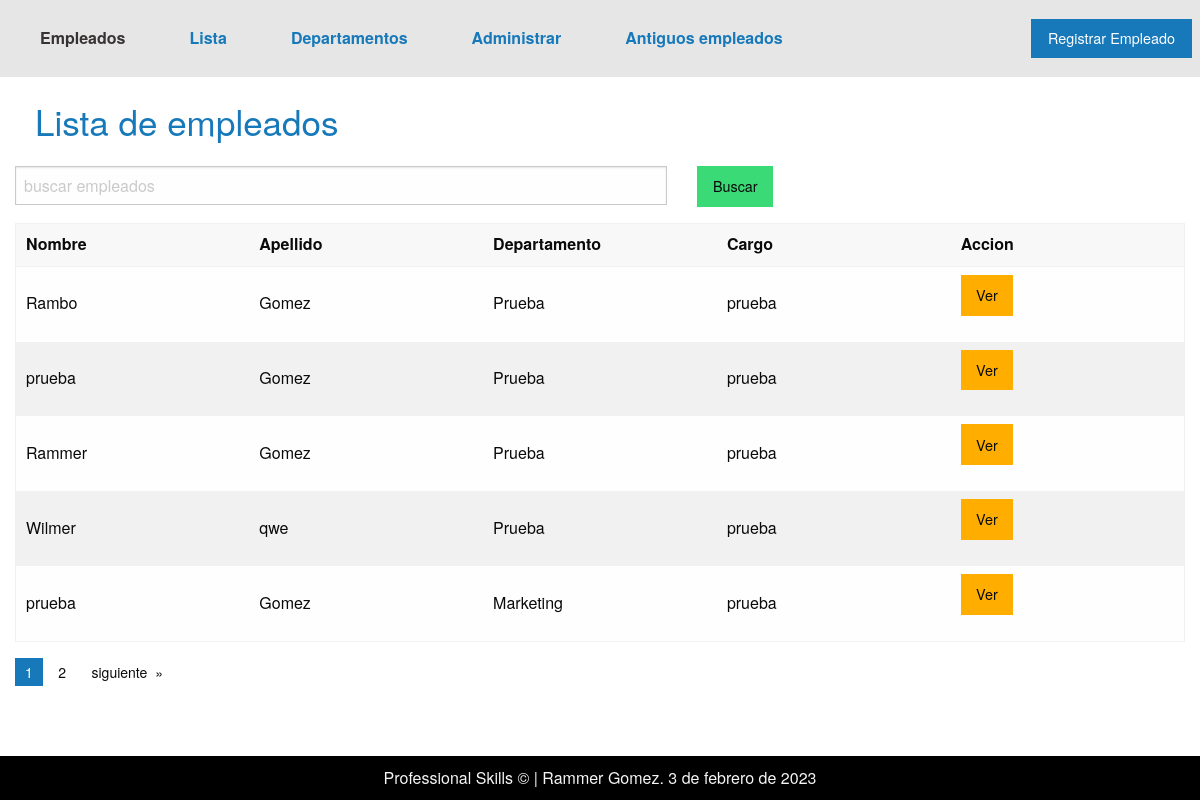
The app's page /list_employed/, older data.
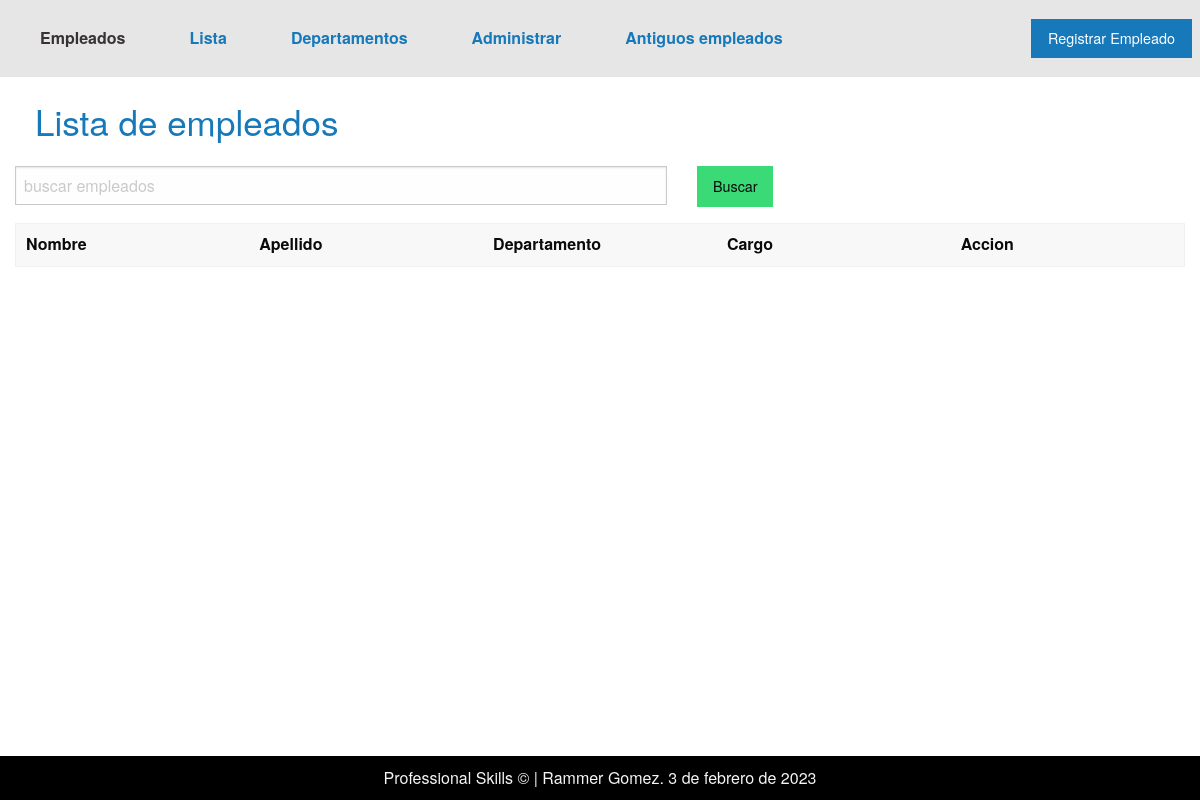
The same page, newer data.
### applications/personal/models.py (models this page shows, shortened)
class Personal(models.Model):
    DOCUMENT_CHOISES = [
        ('DNI', 'DNI',),
        ('CI', 'CI',),
        ('PASAPORTE', 'PASAPORTE',),
        ('CARNET DE EXTRANGERIA', 'CARNET DE EXTRANJERIA',),
    ]
    first_name = models.CharField('Nombre', max_length=60)
    last_name = models.CharField('Apellido', max_length=50)
    fecha_nacimiento = models.DateField("Fecha de nacimiento")
    t_documento = models.CharField('Tipo de Documento',max_length=30, choices=DOCUMENT_CHOISES, default='DNI')
    n_documento = models.IntegerField('Numero de documento')
    foto = models.ImageField('Foto', upload_to='foto/')
    n_telefonico = models.IntegerField('Numero de telefono')
    cargo = models.ForeignKey(Cargo, on_delete=models.CASCADE)
    departamento = models.ForeignKey(Departamento, on_delete=models.CASCADE)
    fecha_ingreso = models.DateField('Fecha de ingreso')
    habilidades = models.ManyToManyField(Habilidades)
    aportes =  RichTextField('Aportes', blank=True)
    deficiencias = RichTextField('Deficiencias',blank=True)
    recomendaciones = RichTextField('Recomendaciones', blank=True)
    n_faltas = models.IntegerField('Numero de Faltas',blank=True, default=0)
    falta_des = RichTextField('Descripcion de faltas', blank=True)
    activo = models.BooleanField("Activo", default=True)
    curriculum = models.FileField('Curriculum', upload_to='curriculums/')
    class Meta:
        verbose_name = 'Empleado'
        verbose_name_plural = 'Empleados'

class Cargo(models.Model):
    cargo = models.CharField('Cargo', max_length=50)
    descripcion = RichTextField('Descripcion del Cargo')
    class Meta:
        verbose_name = 'Cargo'
        verbose_name_plural = 'Cargos'
    def __str__(self):
        return self.cargo

### applications/departamento/models.py (models this page shows)
class Departamento(models.Model):
    name = models.CharField('Departamento', max_length=50)
    short_name = models.CharField('Nombre corto', max_length=20, unique=True)
    class Meta:
        verbose_name = 'Departamento'
        verbose_name_plural = 'Departamentos'
    def __str__(self):
        return self.short_name

### applications/personal/views.py (the view)
# urls.py: path('list_employed/', views.List_employed.as_view(), name='lista_empleados'),
class List_employed(ListView):
    template_name = 'personal/list_employed.html'
    context_object_name ='personal'
    paginate_by = 5
    def get_queryset(self):
        trabajo = self.request.GET.get('trabajador',"")
        lista = Personal.objects.filter(
        first_name__contains = trabajo,
        activo = True
        )
        return lista

### applications/departamento/processors.py (called while the page is built)
def get_departamento(request):
    departamentos = Departamento.objects.all()
    return {
        'get_departamento': departamentos
    }

### templates/personal/list_employed.html (shortened to what this page needs)
{%extends 'layout.html'%}
{% load static %}
{% block content %}
    {% include 'includes/lista_empleados.html' %}
    {% include 'includes/footer.html' %}
{% endblock content %}

### templates/includes/lista_empleados.html (shortened to what this page needs)
<div class="grid-container">
    <div class="grid-x">
        <h1 class="h1-cabecera2 cell"> Lista de empleados</h1>
        <form class="cell grid-x grid-margin-x" method="GET">{% csrf_token %}
            <div class="cell large-7">
                <input type="text" id='trabajador' name="trabajador" placeholder="buscar empleados">
            </div>
            <div class="cell large-2">
                <button class="submit success button" type='submit'>Buscar</button>
            </div>
        </form>
        <div class="cell">
            <table  class="hover">
                <thead>
                  <tr>
                    <th width="150">Nombre</th>
                    <th width="150">Apellido</th>
                    <th width="150">Departamento</th>
                    <th width="150">Cargo</th>
                    <th width="150">Accion</th>
                  </tr>
                </thead>
                <tbody>
                    {% for lista in personal %}
                        <tr>
                            <td>{{lista.first_name}}</td>
                            <td>{{lista.last_name}}</td>
                            <td>{{lista.departamento}}</td>
                            <td>{{lista.cargo}}</td>
                            <td><a class="button warning"  href="{% url 'app_personal:detalle_personal' lista.id %}">Ver</a></td>
                        </tr>
                    {%endfor%}
                </tbody>
              </table>
        </div>
        {% if is_paginated %}
            <div class="cell">
                <nav aria-label="Pagination">
                    <ul class="pagination">
                        {% for pagina in paginator.page_range %}
                            {%if pagina == page_obj.number%}
                                <li class="current"><span class="show-for-sr">You're on page</span>{{pagina}}</li>
                            {% else %}
                                <li><a href="?page={{pagina}}" aria-label="Pagina {{pagina}}">{{pagina}}</a></li>
                            {%endif%}
                        {% endfor %}
                        {% if page_obj.has_next  %}
                            <li class="pagination-next"><a href="?page={{page_obj.next_page_number}}" aria-label="Next page">siguiente</a></li>
                        {% endif %}
                    </ul>
                </nav>
            </div>
        {% endif %}
    </div>
</div>

Row changes from the older to the newer data that the page shows:
removed Personal: first_name "Rambo", last_name "Gomez", departamento "Prueba", cargo "prueba"
removed Personal: first_name "prueba", last_name "Gomez", departamento "Prueba", cargo "prueba"
removed Personal: first_name "Rammer", last_name "Gomez", departamento "Prueba", cargo "prueba"
removed Personal: first_name "Wilmer", last_name "qwe", departamento "Prueba", cargo "prueba"
removed Personal: first_name "prueba", last_name "Gomez", departamento "Marketing", cargo "prueba"
Text that changed along with them:
list line gone: "1"
list line gone: "2"
text no longer shown: "siguiente"
